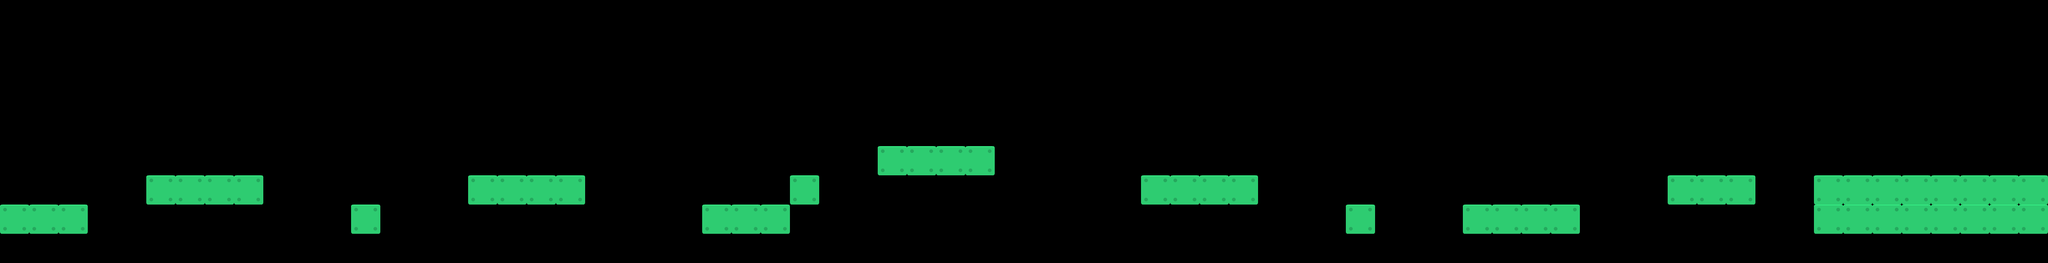

Below is a game level as drawn by its tile map, then a one-line description and the .tmx that defines it (tile-layer data replaced by summaries):
An orthogonal 70x9 tile map with 64x64 px tiles, 2 tile layers (Platforms, Platforms) and 80 objects.

<map version="1.5" tiledversion="1.7.2" orientation="orthogonal" renderorder="right-down" width="70" height="9" tilewidth="64" tileheight="64" infinite="0" nextlayerid="5" nextobjectid="82">
 <tileset firstgid="1" name="kenny_simple_platformer" tilewidth="64" tileheight="64" tilecount="98" columns="14">
  <image source="../tilesets/platformPack_tilesheet.png" width="896" height="448" />
 </tileset>
 <layer id="1" name="Platforms" width="70" height="9">
  <data>[630 cells, 48 non-empty, 1 distinct tile ids]</data>
 </layer>
 <layer id="4" name="Platforms" width="70" height="9">
  <data>[630 cells, 0 non-empty, 0 distinct tile ids]</data>
 </layer>
 <objectgroup id="3" name="Spikes">
  <object id="3" gid="71" x="768" y="576" width="64" height="64" />
  <object id="4" gid="71" x="0" y="576" width="64" height="64" />
  <object id="5" gid="71" x="64" y="576" width="64" height="64" />
  <object id="6" gid="71" x="128" y="576" width="64" height="64" />
  <object id="7" gid="71" x="320" y="576" width="64" height="64" />
  <object id="8" gid="71" x="192" y="576" width="64" height="64" />
  <object id="9" gid="71" x="256" y="576" width="64" height="64" />
  <object id="10" gid="71" x="448" y="576" width="64" height="64" />
  <object id="11" gid="71" x="576" y="576" width="64" height="64" />
  <object id="12" gid="71" x="640" y="576" width="64" height="64" />
  <object id="13" gid="71" x="512" y="576" width="64" height="64" />
  <object id="14" gid="71" x="320" y="576" width="64" height="64" />
  <object id="15" gid="71" x="384" y="576" width="64" height="64" />
  <object id="16" gid="71" x="832" y="576" width="64" height="64" />
  <object id="17" gid="71" x="704" y="576" width="64" height="64" />
  <object id="18" gid="71" x="1024" y="576" width="64" height="64" />
  <object id="19" gid="71" x="960" y="576" width="64" height="64" />
  <object id="20" gid="71" x="896" y="576" width="64" height="64" />
  <object id="21" gid="71" x="1088" y="576" width="64" height="64" />
  <object id="22" gid="71" x="1152" y="576" width="64" height="64" />
  <object id="23" gid="71" x="1280" y="576" width="64" height="64" />
  <object id="24" gid="71" x="1216" y="576" width="64" height="64" />
  <object id="25" gid="71" x="1408" y="576" width="64" height="64" />
  <object id="26" gid="71" x="1408" y="576" width="64" height="64" />
  <object id="27" gid="71" x="1280" y="576" width="64" height="64" />
  <object id="28" gid="71" x="1344" y="576" width="64" height="64" />
  <object id="29" gid="71" x="1408" y="576" width="64" height="64" />
  <object id="30" gid="71" x="1536" y="576" width="64" height="64" />
  <object id="31" gid="71" x="1536" y="576" width="64" height="64" />
  <object id="32" gid="71" x="1664" y="576" width="64" height="64" />
  <object id="33" gid="71" x="1664" y="576" width="64" height="64" />
  <object id="34" gid="71" x="1792" y="576" width="64" height="64" />
  <object id="35" gid="71" x="1920" y="576" width="64" height="64" />
  <object id="36" gid="71" x="1984" y="576" width="64" height="64" />
  <object id="37" gid="71" x="2112" y="576" width="64" height="64" />
  <object id="38" gid="71" x="2176" y="576" width="64" height="64" />
  <object id="39" gid="71" x="2240" y="576" width="64" height="64" />
  <object id="40" gid="71" x="2432" y="576" width="64" height="64" />
  <object id="41" gid="71" x="2496" y="576" width="64" height="64" />
  <object id="42" gid="71" x="2624" y="576" width="64" height="64" />
  <object id="43" gid="71" x="2816" y="576" width="64" height="64" />
  <object id="44" gid="71" x="2944" y="576" width="64" height="64" />
  <object id="45" gid="71" x="2944" y="576" width="64" height="64" />
  <object id="46" gid="71" x="3008" y="576" width="64" height="64" />
  <object id="47" gid="71" x="3136" y="576" width="64" height="64" />
  <object id="48" gid="71" x="3136" y="576" width="64" height="64" />
  <object id="49" gid="71" x="3264" y="576" width="64" height="64" />
  <object id="50" gid="71" x="3392" y="576" width="64" height="64" />
  <object id="51" gid="71" x="3520" y="576" width="64" height="64" />
  <object id="52" gid="71" x="3584" y="576" width="64" height="64" />
  <object id="53" gid="71" x="3712" y="576" width="64" height="64" />
  <object id="54" gid="71" x="3776" y="576" width="64" height="64" />
  <object id="55" gid="71" x="3904" y="576" width="64" height="64" />
  <object id="56" gid="71" x="3904" y="576" width="64" height="64" />
  <object id="57" gid="71" x="4032" y="576" width="64" height="64" />
  <object id="58" gid="71" x="4160" y="576" width="64" height="64" />
  <object id="59" gid="71" x="4224" y="576" width="64" height="64" />
  <object id="60" gid="71" x="4288" y="576" width="64" height="64" />
  <object id="61" gid="71" x="4352" y="576" width="64" height="64" />
  <object id="62" gid="71" x="4416" y="576" width="64" height="64" />
  <object id="63" gid="71" x="4096" y="576" width="64" height="64" />
  <object id="64" gid="71" x="3968" y="576" width="64" height="64" />
  <object id="65" gid="71" x="3840" y="576" width="64" height="64" />
  <object id="66" gid="71" x="3648" y="576" width="64" height="64" />
  <object id="67" gid="71" x="3456" y="576" width="64" height="64" />
  <object id="68" gid="71" x="3328" y="576" width="64" height="64" />
  <object id="69" gid="71" x="3200" y="576" width="64" height="64" />
  <object id="70" gid="71" x="2752" y="576" width="64" height="64" />
  <object id="71" gid="71" x="3072" y="576" width="64" height="64" />
  <object id="72" gid="71" x="2880" y="576" width="64" height="64" />
  <object id="73" gid="71" x="2688" y="576" width="64" height="64" />
  <object id="74" gid="71" x="2560" y="576" width="64" height="64" />
  <object id="75" gid="71" x="2048" y="576" width="64" height="64" />
  <object id="76" gid="71" x="2368" y="576" width="64" height="64" />
  <object id="77" gid="71" x="2304" y="576" width="64" height="64" />
  <object id="78" gid="71" x="1856" y="576" width="64" height="64" />
  <object id="79" gid="71" x="1728" y="576" width="64" height="64" />
  <object id="80" gid="71" x="1600" y="576" width="64" height="64" />
  <object id="81" gid="71" x="1472" y="576" width="64" height="64" />
 </objectgroup>
 <objectgroup id="2" name="Goal">
  <object id="1" gid="81" x="4288" y="384" width="64" height="64" />
 </objectgroup>
</map>
